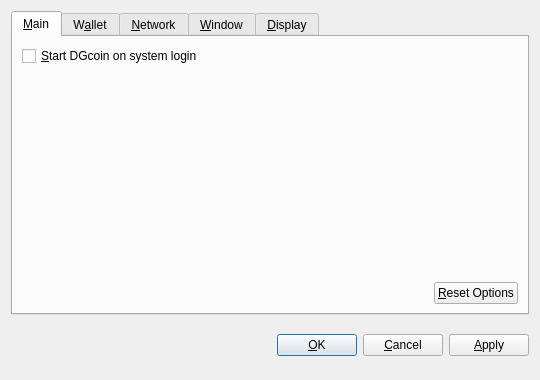
<?xml version="1.0" encoding="UTF-8"?>
<ui version="4.0">
 <class>OptionsDialog</class>
 <widget class="QDialog" name="OptionsDialog">
  <property name="geometry">
   <rect>
    <x>0</x>
    <y>0</y>
    <width>540</width>
    <height>380</height>
   </rect>
  </property>
  <property name="windowTitle">
   <string>Options</string>
  </property>
  <property name="modal">
   <bool>true</bool>
  </property>
  <layout class="QVBoxLayout" name="verticalLayout">
   <item>
    <widget class="QTabWidget" name="tabWidget">
     <property name="tabPosition">
      <enum>QTabWidget::North</enum>
     </property>
     <property name="currentIndex">
      <number>0</number>
     </property>
     <widget class="QWidget" name="tabMain">
      <attribute name="title">
       <string>&amp;Main</string>
      </attribute>
      <layout class="QVBoxLayout" name="verticalLayout_Main">
       <item>
        <widget class="QCheckBox" name="bitcoinAtStartup">
         <property name="toolTip">
          <string>Automatically start DGcoin after logging in to the system.</string>
         </property>
         <property name="text">
          <string>&amp;Start DGcoin on system login</string>
         </property>
        </widget>
       </item>
       <item>
        <spacer name="verticalSpacer_Main">
         <property name="orientation">
          <enum>Qt::Vertical</enum>
         </property>
         <property name="sizeHint" stdset="0">
          <size>
           <width>20</width>
           <height>40</height>
          </size>
         </property>
        </spacer>
       </item>
       <item>
        <layout class="QHBoxLayout" name="horizontalLayout_2_Main">
         <item>
          <spacer name="horizontalSpacer_2_Main">
           <property name="orientation">
            <enum>Qt::Horizontal</enum>
           </property>
           <property name="sizeHint" stdset="0">
            <size>
             <width>40</width>
             <height>20</height>
            </size>
           </property>
          </spacer>
         </item>
         <item>
          <widget class="QPushButton" name="resetButton">
           <property name="toolTip">
            <string>Reset all client options to default.</string>
           </property>
           <property name="text">
            <string>&amp;Reset Options</string>
           </property>
           <property name="autoDefault">
            <bool>false</bool>
           </property>
          </widget>
         </item>
        </layout>
       </item>
      </layout>
     </widget>
     <widget class="QWidget" name="tabWallet">
      <attribute name="title">
       <string>W&amp;allet</string>
      </attribute>
      <layout class="QVBoxLayout" name="verticalLayout_Network">
       <item>
        <widget class="QLabel" name="transactionFeeInfoLabel">
         <property name="text">
          <string>Optional transaction fee per kB that helps make sure your transactions are processed quickly. Most transactions are 1 kB.</string>
         </property>
         <property name="textFormat">
          <enum>Qt::PlainText</enum>
         </property>
         <property name="wordWrap">
          <bool>true</bool>
         </property>
        </widget>
       </item>
       <item>
        <layout class="QHBoxLayout" name="horizontalLayout_1_Main">
         <item>
          <widget class="QLabel" name="transactionFeeLabel">
           <property name="text">
            <string>Pay transaction &amp;fee</string>
           </property>
           <property name="textFormat">
            <enum>Qt::PlainText</enum>
           </property>
           <property name="buddy">
            <cstring>transactionFee</cstring>
           </property>
          </widget>
         </item>
         <item>
          <widget class="BitcoinAmountField" name="transactionFee"/>
         </item>
         <item>
          <spacer name="horizontalSpacer_1_Main">
           <property name="orientation">
            <enum>Qt::Horizontal</enum>
           </property>
           <property name="sizeHint" stdset="0">
            <size>
             <width>40</width>
             <height>20</height>
            </size>
           </property>
          </spacer>
         </item>
        </layout>
       </item>
       <item>
        <widget class="QLabel" name="label">
         <property name="text">
          <string>If you disable the spending of unconfirmed change, the change from a transaction cannot be used until that transaction has at least one confirmation. This also affects how your balance is computed.</string>
         </property>
         <property name="wordWrap">
          <bool>true</bool>
         </property>
        </widget>
       </item>
       <item>
        <widget class="QCheckBox" name="spendZeroConfChange">
         <property name="text">
          <string>Spend unconfirmed change  (experts only)</string>
         </property>
        </widget>
       </item>
       <item>
        <spacer name="verticalSpacer">
         <property name="orientation">
          <enum>Qt::Vertical</enum>
         </property>
         <property name="sizeHint" stdset="0">
          <size>
           <width>20</width>
           <height>40</height>
          </size>
         </property>
        </spacer>
       </item>
      </layout>
     </widget>
     <widget class="QWidget" name="tabNetwork">
      <attribute name="title">
       <string>&amp;Network</string>
      </attribute>
      <layout class="QVBoxLayout" name="verticalLayout_Network">
       <item>
        <widget class="QCheckBox" name="mapPortUpnp">
         <property name="toolTip">
          <string>Automatically open the DGcoin client port on the router. This only works when your router supports UPnP and it is enabled.</string>
         </property>
         <property name="text">
          <string>Map port using &amp;UPnP</string>
         </property>
        </widget>
       </item>
       <item>
        <widget class="QCheckBox" name="connectSocks">
         <property name="toolTip">
          <string>Connect to the DGcoin network through a SOCKS proxy (e.g. when connecting through Tor).</string>
         </property>
         <property name="text">
          <string>&amp;Connect through SOCKS proxy:</string>
         </property>
        </widget>
       </item>
       <item>
        <layout class="QHBoxLayout" name="horizontalLayout_Network">
         <item>
          <widget class="QLabel" name="proxyIpLabel">
           <property name="text">
            <string>Proxy &amp;IP:</string>
           </property>
           <property name="textFormat">
            <enum>Qt::PlainText</enum>
           </property>
           <property name="buddy">
            <cstring>proxyIp</cstring>
           </property>
          </widget>
         </item>
         <item>
          <widget class="QValidatedLineEdit" name="proxyIp">
           <property name="maximumSize">
            <size>
             <width>140</width>
             <height>16777215</height>
            </size>
           </property>
           <property name="toolTip">
            <string>IP address of the proxy (e.g. 127.0.0.1)</string>
           </property>
          </widget>
         </item>
         <item>
          <widget class="QLabel" name="proxyPortLabel">
           <property name="text">
            <string>&amp;Port:</string>
           </property>
           <property name="textFormat">
            <enum>Qt::PlainText</enum>
           </property>
           <property name="buddy">
            <cstring>proxyPort</cstring>
           </property>
          </widget>
         </item>
         <item>
          <widget class="QLineEdit" name="proxyPort">
           <property name="maximumSize">
            <size>
             <width>55</width>
             <height>16777215</height>
            </size>
           </property>
           <property name="toolTip">
            <string>Port of the proxy (e.g. 9050)</string>
           </property>
          </widget>
         </item>
         <item>
          <widget class="QLabel" name="socksVersionLabel">
           <property name="text">
            <string>SOCKS &amp;Version:</string>
           </property>
           <property name="textFormat">
            <enum>Qt::PlainText</enum>
           </property>
           <property name="buddy">
            <cstring>socksVersion</cstring>
           </property>
          </widget>
         </item>
         <item>
          <widget class="QValueComboBox" name="socksVersion">
           <property name="toolTip">
            <string>SOCKS version of the proxy (e.g. 5)</string>
           </property>
          </widget>
         </item>
         <item>
          <spacer name="horizontalSpacer_Network">
           <property name="orientation">
            <enum>Qt::Horizontal</enum>
           </property>
           <property name="sizeHint" stdset="0">
            <size>
             <width>40</width>
             <height>20</height>
            </size>
           </property>
          </spacer>
         </item>
        </layout>
       </item>
       <item>
        <spacer name="verticalSpacer_Network">
         <property name="orientation">
          <enum>Qt::Vertical</enum>
         </property>
         <property name="sizeHint" stdset="0">
          <size>
           <width>20</width>
           <height>40</height>
          </size>
         </property>
        </spacer>
       </item>
      </layout>
     </widget>
     <widget class="QWidget" name="tabWindow">
      <attribute name="title">
       <string>&amp;Window</string>
      </attribute>
      <layout class="QVBoxLayout" name="verticalLayout_Window">
       <item>
        <widget class="QCheckBox" name="minimizeToTray">
         <property name="toolTip">
          <string>Show only a tray icon after minimizing the window.</string>
         </property>
         <property name="text">
          <string>&amp;Minimize to the tray instead of the taskbar</string>
         </property>
        </widget>
       </item>
       <item>
        <widget class="QCheckBox" name="minimizeOnClose">
         <property name="toolTip">
          <string>Minimize instead of exit the application when the window is closed. When this option is enabled, the application will be closed only after selecting Quit in the menu.</string>
         </property>
         <property name="text">
          <string>M&amp;inimize on close</string>
         </property>
        </widget>
       </item>
       <item>
        <spacer name="verticalSpacer_Window">
         <property name="orientation">
          <enum>Qt::Vertical</enum>
         </property>
         <property name="sizeHint" stdset="0">
          <size>
           <width>20</width>
           <height>40</height>
          </size>
         </property>
        </spacer>
       </item>
      </layout>
     </widget>
     <widget class="QWidget" name="tabDisplay">
      <attribute name="title">
       <string>&amp;Display</string>
      </attribute>
      <layout class="QVBoxLayout" name="verticalLayout_Display">
       <item>
        <layout class="QHBoxLayout" name="horizontalLayout_1_Display">
         <item>
          <widget class="QLabel" name="langLabel">
           <property name="text">
            <string>User Interface &amp;language:</string>
           </property>
           <property name="textFormat">
            <enum>Qt::PlainText</enum>
           </property>
           <property name="buddy">
            <cstring>lang</cstring>
           </property>
          </widget>
         </item>
         <item>
          <widget class="QValueComboBox" name="lang">
           <property name="toolTip">
            <string>The user interface language can be set here. This setting will take effect after restarting DGcoin.</string>
           </property>
          </widget>
         </item>
        </layout>
       </item>
       <item>
        <layout class="QHBoxLayout" name="horizontalLayout_2_Display">
         <item>
          <widget class="QLabel" name="unitLabel">
           <property name="text">
            <string>&amp;Unit to show amounts in:</string>
           </property>
           <property name="textFormat">
            <enum>Qt::PlainText</enum>
           </property>
           <property name="buddy">
            <cstring>unit</cstring>
           </property>
          </widget>
         </item>
         <item>
          <widget class="QValueComboBox" name="unit">
           <property name="toolTip">
            <string>Choose the default subdivision unit to show in the interface and when sending coins.</string>
           </property>
          </widget>
         </item>
        </layout>
       </item>
       <item>
        <widget class="QCheckBox" name="displayAddresses">
         <property name="toolTip">
          <string>Whether to show DGcoin addresses in the transaction list or not.</string>
         </property>
         <property name="text">
          <string>&amp;Display addresses in transaction list</string>
         </property>
        </widget>
       </item>
       <item>
        <widget class="QCheckBox" name="coinControlFeatures">
         <property name="toolTip">
          <string>Whether to show coin control features or not.</string>
         </property>
         <property name="text">
          <string>Display coin &amp;control features (experts only!)</string>
         </property>
        </widget>
       </item>
       <item>
        <spacer name="verticalSpacer_Display">
         <property name="orientation">
          <enum>Qt::Vertical</enum>
         </property>
         <property name="sizeHint" stdset="0">
          <size>
           <width>20</width>
           <height>40</height>
          </size>
         </property>
        </spacer>
       </item>
      </layout>
     </widget>
    </widget>
   </item>
   <item>
    <layout class="QHBoxLayout" name="horizontalLayout_Buttons">
     <item>
      <spacer name="horizontalSpacer_1">
       <property name="orientation">
        <enum>Qt::Horizontal</enum>
       </property>
       <property name="sizeHint" stdset="0">
        <size>
         <width>40</width>
         <height>48</height>
        </size>
       </property>
      </spacer>
     </item>
     <item>
      <widget class="QLabel" name="statusLabel">
       <property name="font">
        <font>
         <weight>75</weight>
         <bold>true</bold>
        </font>
       </property>
       <property name="text">
        <string/>
       </property>
       <property name="textFormat">
        <enum>Qt::PlainText</enum>
       </property>
       <property name="wordWrap">
        <bool>true</bool>
       </property>
      </widget>
     </item>
     <item>
      <spacer name="horizontalSpacer_2">
       <property name="orientation">
        <enum>Qt::Horizontal</enum>
       </property>
       <property name="sizeHint" stdset="0">
        <size>
         <width>40</width>
         <height>48</height>
        </size>
       </property>
      </spacer>
     </item>
     <item>
      <widget class="QPushButton" name="okButton">
       <property name="text">
        <string>&amp;OK</string>
       </property>
      </widget>
     </item>
     <item>
      <widget class="QPushButton" name="cancelButton">
       <property name="text">
        <string>&amp;Cancel</string>
       </property>
       <property name="autoDefault">
        <bool>false</bool>
       </property>
      </widget>
     </item>
     <item>
      <widget class="QPushButton" name="applyButton">
       <property name="text">
        <string>&amp;Apply</string>
       </property>
       <property name="autoDefault">
        <bool>false</bool>
       </property>
      </widget>
     </item>
    </layout>
   </item>
  </layout>
 </widget>
 <customwidgets>
  <customwidget>
   <class>BitcoinAmountField</class>
   <extends>QSpinBox</extends>
   <header>bitcoinamountfield.h</header>
  </customwidget>
  <customwidget>
   <class>QValueComboBox</class>
   <extends>QComboBox</extends>
   <header>qvaluecombobox.h</header>
  </customwidget>
  <customwidget>
   <class>QValidatedLineEdit</class>
   <extends>QLineEdit</extends>
   <header>qvalidatedlineedit.h</header>
  </customwidget>
 </customwidgets>
 <resources/>
 <connections/>
</ui>
